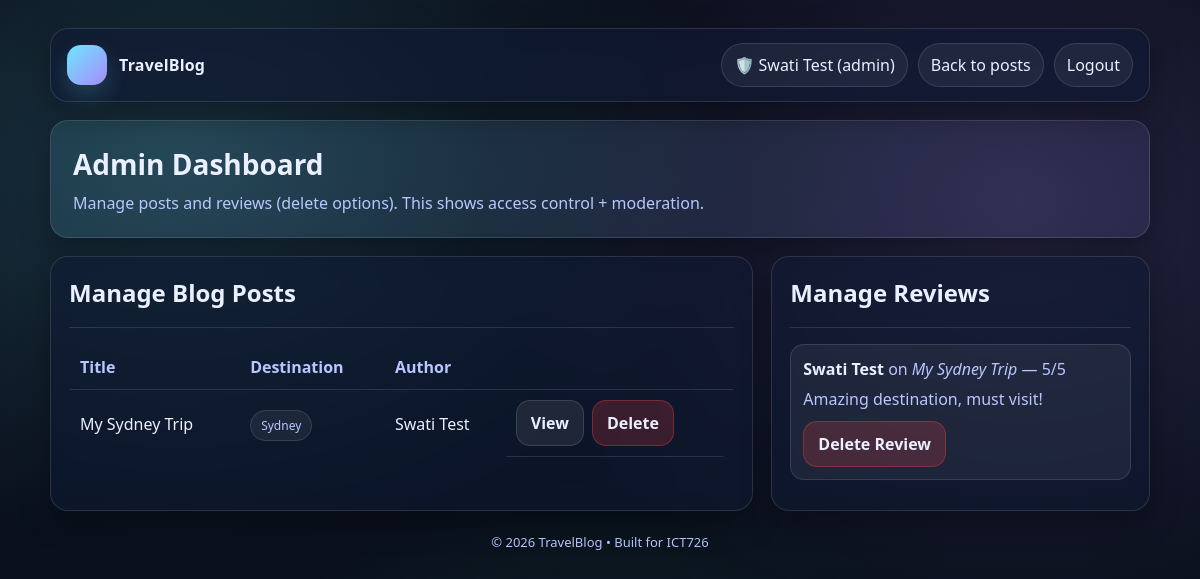
Page /admin/dashboard.php (signed in) on the committed database.
### tables this page shows
CREATE TABLE `blog_posts` (
  `post_id` int(11) NOT NULL,
  `user_id` int(11) NOT NULL,
  `title` varchar(150) NOT NULL,
  `destination` varchar(120) NOT NULL,
  `content` text NOT NULL,
  `status` enum('published','draft') NOT NULL DEFAULT 'published',
  `created_at` timestamp NOT NULL DEFAULT current_timestamp(),
  `updated_at` timestamp NULL DEFAULT NULL ON UPDATE current_timestamp()
);

CREATE TABLE `users` (
  `user_id` int(11) NOT NULL,
  `full_name` varchar(100) NOT NULL,
  `email` varchar(120) NOT NULL,
  `password_hash` varchar(255) NOT NULL,
  `role` enum('user','admin') NOT NULL DEFAULT 'user',
  `created_at` timestamp NOT NULL DEFAULT current_timestamp()
);

CREATE TABLE `reviews` (
  `review_id` int(11) NOT NULL,
  `post_id` int(11) NOT NULL,
  `user_id` int(11) NOT NULL,
  `rating` tinyint(4) NOT NULL,
  `comment` varchar(500) NOT NULL,
  `created_at` timestamp NOT NULL DEFAULT current_timestamp()
);

### includes/auth.php (called while the page is built, shortened)
<?php
function e(string $s): string {
  return htmlspecialchars($s, ENT_QUOTES, 'UTF-8');
}

### admin/dashboard.php (the view, shortened to what this page needs)
<?php
require_once __DIR__ . "/../includes/db.php";
require_once __DIR__ . "/../includes/auth.php";
$posts = $conn->query("
  SELECT p.post_id, p.title, p.destination, u.full_name
  FROM blog_posts p
  JOIN users u ON u.user_id = p.user_id
  ORDER BY p.created_at DESC
")->fetch_all(MYSQLI_ASSOC);
$reviews = $conn->query("
  SELECT r.review_id, r.rating, r.comment, u.full_name as reviewer, p.title
  FROM reviews r
  JOIN users u ON u.user_id = r.user_id
  JOIN blog_posts p ON p.post_id = r.post_id
  ORDER BY r.created_at DESC
")->fetch_all(MYSQLI_ASSOC);
$name = $_SESSION["full_name"] ?? "Admin";
?>
<!DOCTYPE html>
<html lang="en">
<head>
  <link rel="stylesheet" href="../assets/css/style.css">
</head>
<body>
<div class="container">
  <div class="nav">
    <div class="brand"><div class="logo"></div> TravelBlog</div>
    <div class="nav-links">
      <span class="pill">🛡️ <?php echo e($name); ?> (admin)</span>
      <a class="pill" href="../pages/blog_list.php">Back to posts</a>
      <a class="pill" href="../pages/logout.php">Logout</a>
    </div>
  </div>
  <div class="hero">
    <h1>Admin Dashboard</h1>
    <p>Manage posts and reviews (delete options). This shows access control + moderation.</p>
  </div>
  <div class="grid">
    <div class="card">
      <h2>Manage Blog Posts</h2>
      <hr>
      <?php if (count($posts) === 0): ?>
        <div class="alert warn">No posts available.</div>
      <?php else: ?>
        <table class="table" aria-label="Admin posts table">
          <thead><tr><th>Title</th><th>Destination</th><th>Author</th><th></th></tr></thead>
          <tbody>
          <?php foreach ($posts as $p): ?>
            <tr>
              <td><?php echo e($p["title"]); ?></td>
              <td><span class="badge"><?php echo e($p["destination"]); ?></span></td>
              <td><?php echo e($p["full_name"]); ?></td>
              <td style="display:flex; gap:8px; flex-wrap:wrap;">
                <a class="btn secondary" href="../pages/blog_view.php?post_id=<?php echo (int)$p["post_id"]; ?>">View</a>
                <a class="btn danger" href="dashboard.php?delete_post=<?php echo (int)$p["post_id"]; ?>" onclick="return confirm('Delete this post?')">Delete</a>
              </td>
            </tr>
          <?php endforeach; ?>
          </tbody>
        </table>
      <?php endif; ?>
    </div>
    <div class="card">
      <h2>Manage Reviews</h2>
      <hr>
      <?php if (count($reviews) === 0): ?>
        <div class="alert warn">No reviews available.</div>
      <?php else: ?>
        <?php foreach ($reviews as $r): ?>
          <div class="alert">
            <strong><?php echo e($r["reviewer"]); ?></strong>
            <span class="muted"> on <em><?php echo e($r["title"]); ?></em> — <?php echo (int)$r["rating"]; ?>/5</span>
            <div class="muted" style="margin-top:6px;"><?php echo e($r["comment"]); ?></div>
            <div style="margin-top:10px;">
              <a class="btn danger" href="dashboard.php?delete_review=<?php echo (int)$r["review_id"]; ?>" onclick="return confirm('Delete this review?')">Delete Review</a>
            </div>
          </div>
        <?php endforeach; ?>
      <?php endif; ?>
    </div>
  </div>
  <div class="footer">© 2026 TravelBlog • Built for ICT726</div>
</div>
</body>
</html>

### assets/css/style.css (style rules this page uses)
:root { --bg:#0b1220; --card:#101a33; --card2:#0f1830; --text:#eaf0ff; --muted:#b8c7ff; --brand:#6ee7ff; --brand2:#a78bfa; --ok:#22c55e; --warn:#f59e0b; --danger:#ef4444; --border:rgba(255,255,255,.12); --shadow: 0 10px 30px rgba(0,0,0,.35); --radius: 18px; }
* { box-sizing:border-box }
html,body { height:100% }
body { margin:0; font-family: system-ui, -apple-system, Segoe UI, Roboto, Arial, sans-serif; color:var(--text); background: radial-gradient(1000px 700px at 15% 20%, rgba(110,231,255,.18), transparent 55%), radial-gradient(900px 700px at 85% 25%, rgba(167,139,250,.18), transparent 60%), radial-gradient(700px 600px at 50% 100%, rgba(34,197,94,.10), transparent 55%), linear-gradient(180deg, #070b16, var(--bg)); line-height:1.5; }
a { color:var(--brand); text-decoration:none }
.container { width:min(1100px, 92vw); margin: 28px auto 60px; }
.nav { display:flex; align-items:center; justify-content:space-between; gap:16px; padding:14px 16px; border:1px solid var(--border); background: rgba(16,26,51,.65); backdrop-filter: blur(10px); border-radius: var(--radius); box-shadow: var(--shadow); }
.brand { display:flex; align-items:center; gap:12px; font-weight:800; letter-spacing:.2px; }
.brand .logo { width:40px; height:40px; border-radius:14px; background: linear-gradient(135deg, var(--brand), var(--brand2)); box-shadow: 0 10px 22px rgba(110,231,255,.18); }
.nav-links { display:flex; gap:10px; flex-wrap:wrap; justify-content:flex-end }
.pill { display:inline-flex; align-items:center; gap:8px; padding:9px 12px; border-radius: 999px; border:1px solid var(--border); background: rgba(255,255,255,.06); color: var(--text); }
.hero { margin-top:18px; padding:22px; border-radius: var(--radius); border:1px solid var(--border); background: linear-gradient(135deg, rgba(110,231,255,.12), rgba(167,139,250,.10)); box-shadow: var(--shadow); }
.hero h1 { margin:0 0 6px; font-size: 28px }
.hero p { margin:0; color:var(--muted) }
.grid { display:grid; grid-template-columns: 1.3fr .7fr; gap:18px; margin-top:18px; }
.card { border:1px solid var(--border); background: rgba(16,26,51,.55); backdrop-filter: blur(10px); border-radius: var(--radius); box-shadow: var(--shadow); padding:18px; }
.card h2, .card h3 { margin:0 0 12px }
.muted { color:var(--muted) }
.btn { display:inline-flex; align-items:center; justify-content:center; gap:10px; padding:10px 14px; border-radius: 14px; border: 1px solid var(--border); background: linear-gradient(135deg, rgba(110,231,255,.22), rgba(167,139,250,.20)); color: var(--text); font-weight:700; cursor:pointer; }
.btn.secondary { background: rgba(255,255,255,.08); }
.btn.danger { background: rgba(239,68,68,.20); border-color: rgba(239,68,68,.35); }
.table { width:100%; border-collapse: collapse; overflow:hidden; border-radius: 14px; border:1px solid var(--border); }
.table th, .table td { padding:10px 10px; border-bottom: 1px solid var(--border); }
.table th { color:var(--muted); text-align:left; font-weight:700 }
.alert { padding:12px 12px; border-radius: 14px; border:1px solid var(--border); background: rgba(255,255,255,.06); margin:12px 0; }
hr { border:none; border-top:1px solid var(--border); margin:16px 0 }
.badge { padding:6px 10px; border-radius: 999px; border:1px solid var(--border); background: rgba(255,255,255,.06); color: var(--muted); font-size: 12px; }
.footer { margin-top:22px; color: var(--muted); text-align:center; font-size: 13px; }

### rows in the picture
blog_posts: title "My Sydney Trip", destination "Sydney", user.full_name "Swati Test"
reviews: user.full_name "Swati Test", post.title "My Sydney Trip", rating "5", comment "Amazing destination, must visit!"

### other values in the picture
$name "Swati Test"
